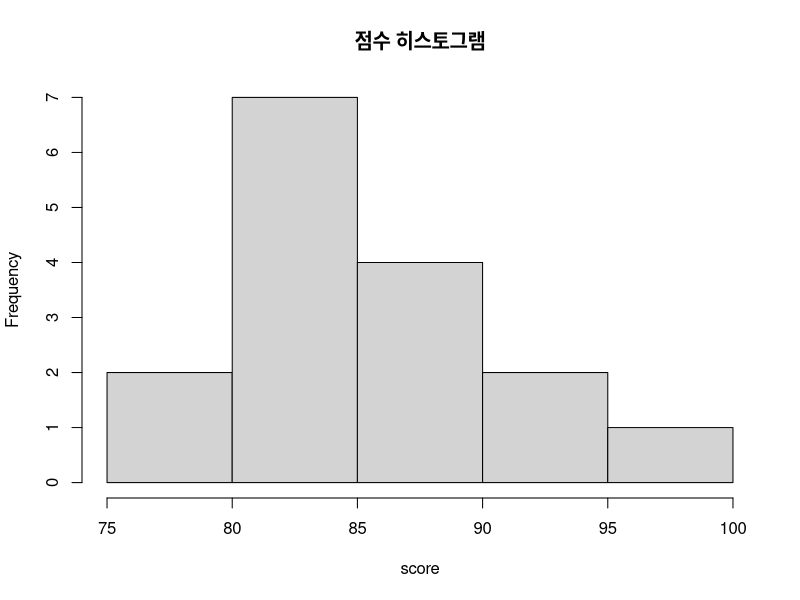
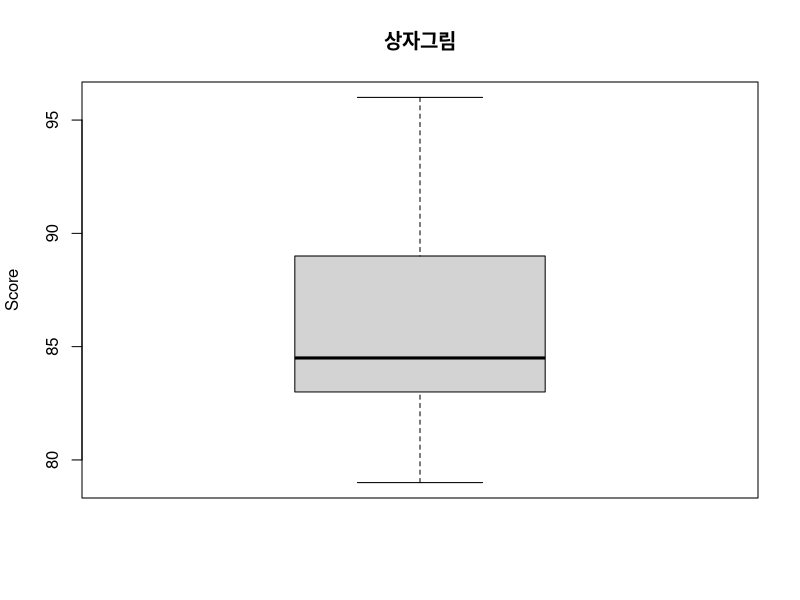
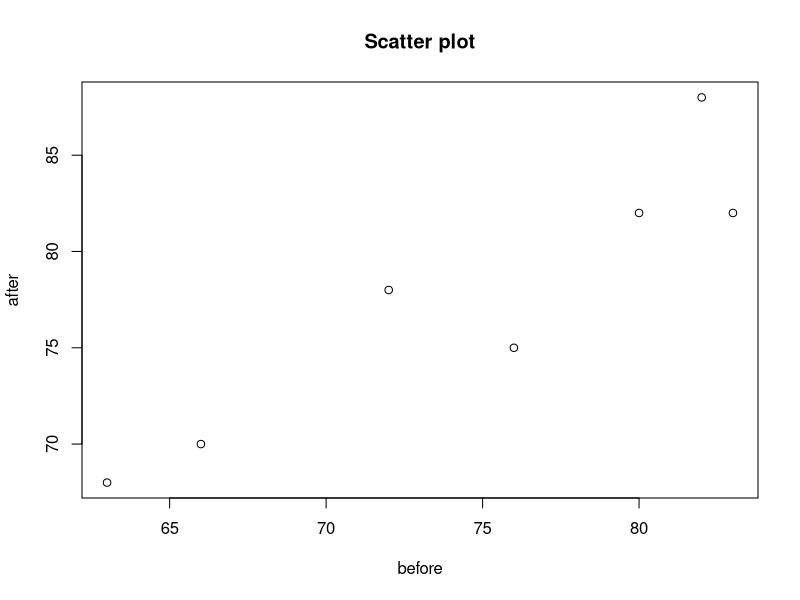

These charts were generated, in order, by the following R code:
## ---- chunk 1
knitr::opts_chunk$set(echo = TRUE)
## ---- chunk 2
score <- c(88, 83, 83, 85, 94, 88, 91, 96, 89, 83, 81, 80, 84, 89, 83, 79) 
hist(score, freq = NULL, main="점수 히스토그램")
boxplot(score, ylab="Score", main="상자그림")
fivenum(score)
## ---- chunk 3
num <- c(25, 41, 35, 8, 52, 23, 32, 37, 42, 28)
t.test(num, m=32.3, alternative="two.sided")

## ---- chunk 4
before <- c(80, 56, 49, 82, 70)
after  <- c(76, 55, 52, 79, 72)
t.test(before, after, alternative="less", paired=TRUE)
## ---- chunk 5
x <- c(269, 196, 254, 226, 215, 228, 251, 217, 260, 240,
       320, 281, 336, 303, 294, 354, 315, 259,
       283, 268, 357, 325, 288, 295, 272, 245, 275, 246, 341)
A <- c(rep(1,10), rep(2,8), rep(3,11))
aovdata <- data.frame(x, A)
aovmodel <- aov(x ~ A, data=aovdata)
summary(aovmodel)
## ---- chunk 6
kind <- c(rep("A", 30), rep("B",30))
effect <- c(rep("Y",18),rep("N",12), rep("Y",15), rep("N",15))
chisq.test(x=kind, y=effect, correct=F)
## ---- chunk 7
before <- c(72, 80, 83, 63, 66, 76, 82)
after  <- c(78, 82, 82, 68, 70, 75, 88)
dat    <- cbind(before, after)
dat
plot(formula=after~before, data=dat, main="Scatter plot")
cor(before, after)
obj <- lm(after~before)
summary(obj)
